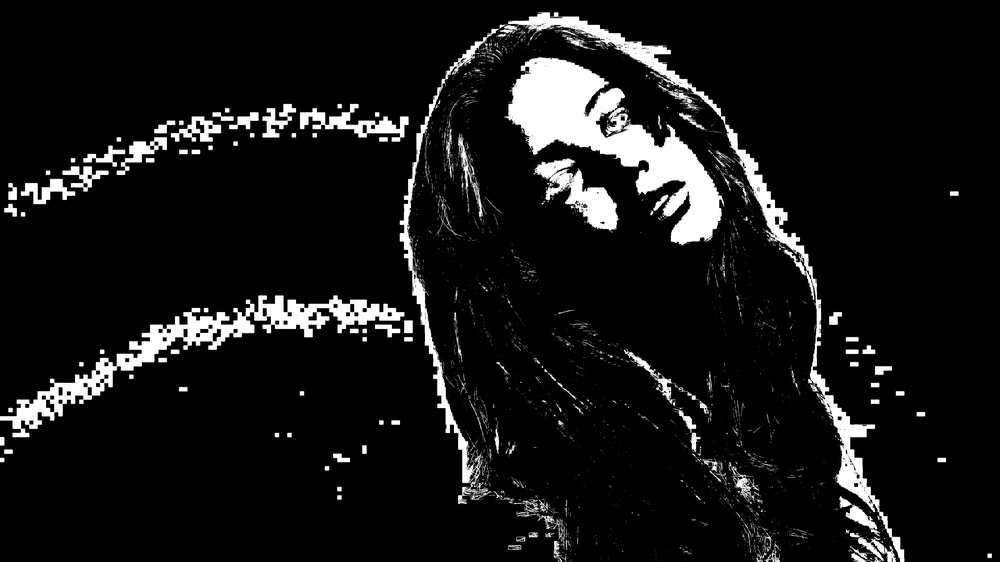
#> input picture outputs/q5/mask.png, 1000 x 562 px, shrunk from 3840 x 2160 before the run
$ python q8_segment.py --input outputs/q5/mask.png
#> lines starting #> are read from the running program, lines starting #| are printed output that depends on the picture; after the words box and inside, x2 and y2 are one past the last pixel; in counts of white or black regions, pixels touching at a corner belong together
import argparse
from pathlib import Path
import cv2
import numpy as np
from PIL import Image

def save_rgb(bgr, path: Path):
    path.parent.mkdir(parents=True, exist_ok=True)
    Image.fromarray(cv2.cvtColor(bgr, cv2.COLOR_BGR2RGB)).save(path)
    print("Saved:", path)

def save_gray(gray, path: Path):
    path.parent.mkdir(parents=True, exist_ok=True)
    Image.fromarray(gray).save(path)
    print("Saved:", path)

def add_label(bgr, text):
    out = bgr.copy()
    cv2.putText(out, text, (14, 38), cv2.FONT_HERSHEY_SIMPLEX, 1.0,
                (255, 255, 255), 2, cv2.LINE_AA)
    return out

def main():
    parser = argparse.ArgumentParser()
    parser.add_argument("--input",  default="assets/flower.png")
    parser.add_argument("--outdir", default="outputs/q8")
    args = parser.parse_args()

    outdir = Path(args.outdir); outdir.mkdir(parents=True, exist_ok=True)
    img = cv2.imread(args.input, cv2.IMREAD_COLOR)
#> img is the input picture: shape (562, 1000, 3); min 0, max 255, mean 22
    if img is None:
        raise FileNotFoundError(args.input)
    h, w = img.shape[:2]
#> h = 562; w = 1000

    # (a) GrabCut segmentation (init with rectangle)
    mask = np.zeros((h, w), np.uint8)
    rect = (10, 10, w - 20, h - 20)
#> rect = (10, 10, 980, 542)
    bgdModel = np.zeros((1, 65), np.float64)
    fgdModel = np.zeros((1, 65), np.float64)
    cv2.grabCut(img, mask, rect, bgdModel, fgdModel, 5, cv2.GC_INIT_WITH_RECT)

    # binary mask: 1=foreground, 0=background
    mask_bin = np.where((mask == cv2.GC_BGD) | (mask == cv2.GC_PR_BGD), 0, 1).astype(np.uint8)
    save_gray((mask_bin * 255).astype(np.uint8), outdir / "mask.png")
#> in save_gray, `Image.fromarray(gray).save(path)`:
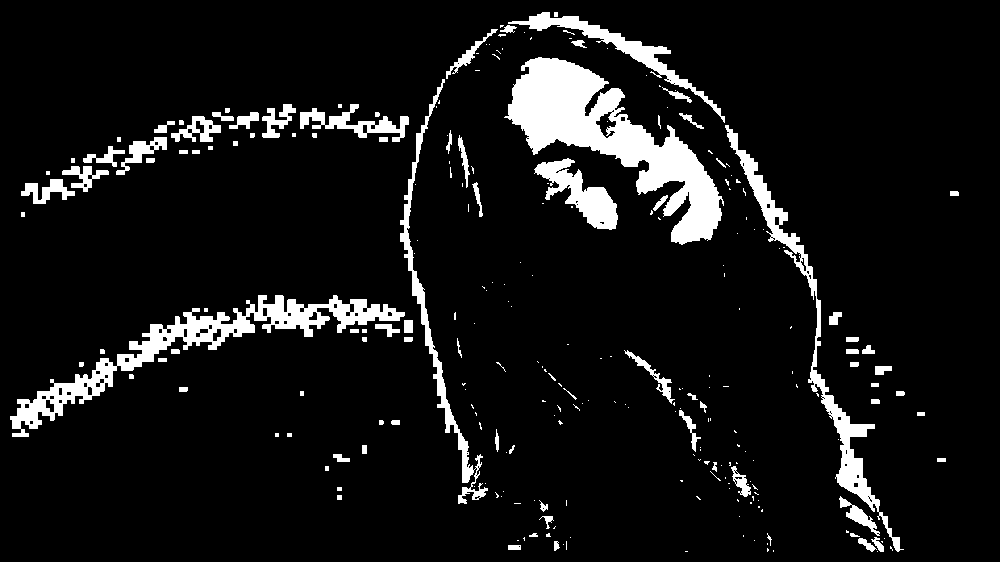
#> saved as mask.png: PIL image 1000x562 L; 8.3% white; 255 white regions (160 under 20 px), largest, box (x1, y1, x2, y2) and area: (504, 57, 724, 245) 14034, (10, 295, 405, 437) 8474, (725, 125, 904, 552) 5094

    fg = img * mask_bin[:, :, None]
    bg = img * (1 - mask_bin)[:, :, None]
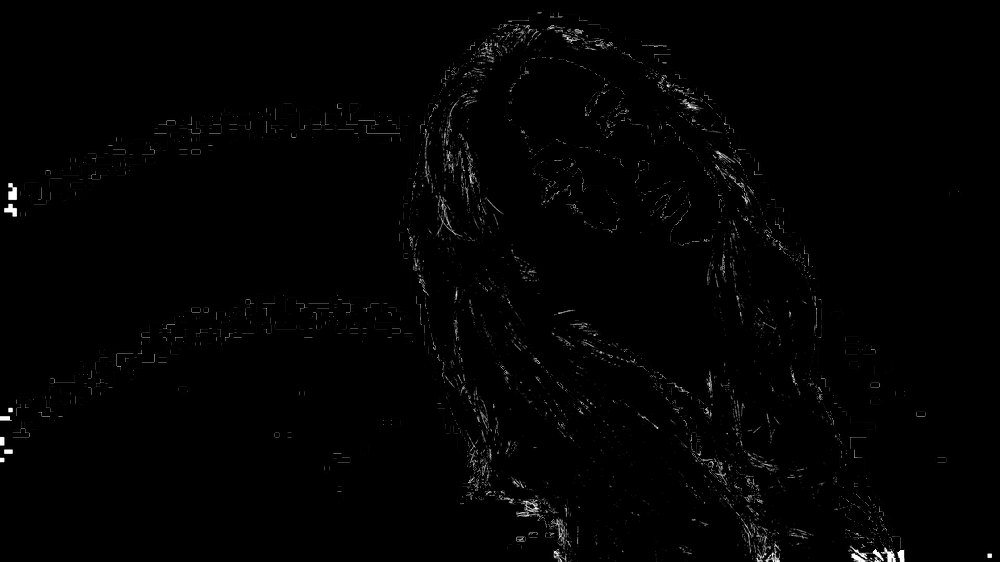
#> bg: shape (562, 1000, 3); min 0, max 255, mean 2.4
    save_rgb(img, outdir / "original.png")
    save_rgb(fg,  outdir / "foreground.png")
    save_rgb(bg,  outdir / "background.png")

    # (b) Blur background only
    blurred = cv2.GaussianBlur(img, (21, 21), 0)
    enhanced = fg + blurred * (1 - mask_bin)[:, :, None]
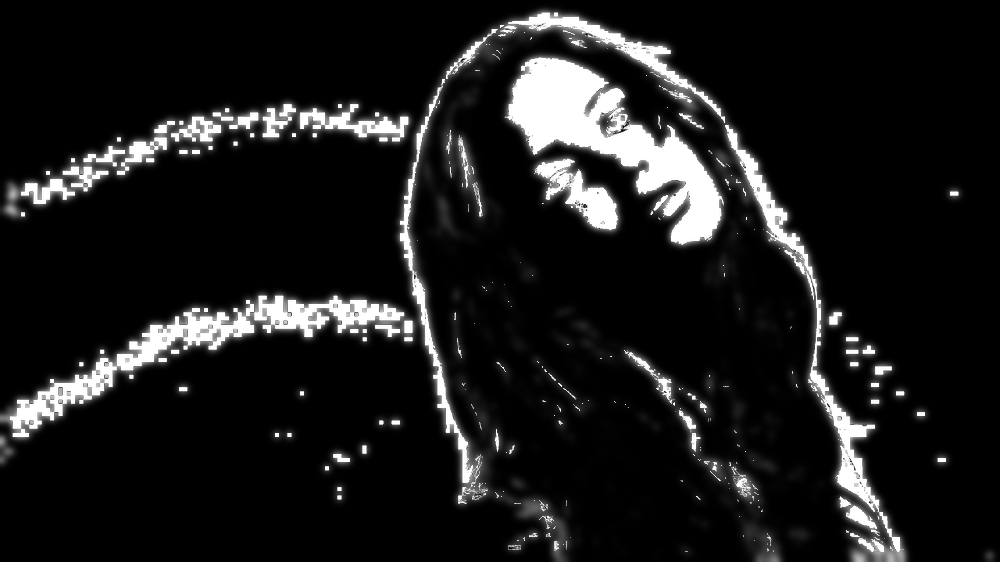
#> enhanced: shape (562, 1000, 3); min 0, max 255, mean 27
    save_rgb(enhanced, outdir / "enhanced.png")

    # ---- All-in-one 2x3 panel ----
    mask_vis_bgr = cv2.cvtColor((mask_bin * 255).astype(np.uint8), cv2.COLOR_GRAY2BGR)
    row1 = np.hstack([
        add_label(img,       "Original"),
        add_label(mask_vis_bgr, "Mask"),
        add_label(fg,        "Foreground"),
    ])
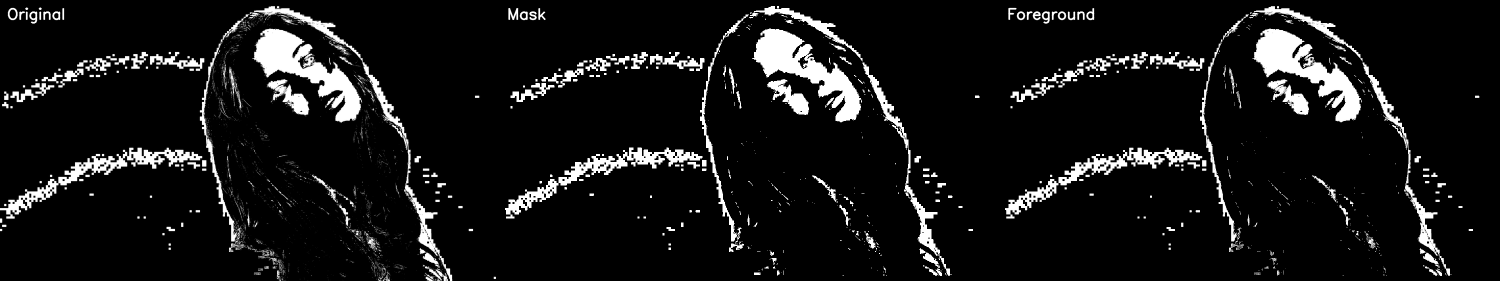
#> row1: shape (562, 3000, 3) (shown at 1/2 size); min 0, max 255, mean 21.4
    row2 = np.hstack([
        add_label(bg,        "Background"),
        add_label(enhanced,  "Enhanced (blurred BG)"),
        add_label(blurred,   "Blurred (full)"),
    ])
#> in add_label (call 6), `cv2.putText(out, text, (14, 38), cv2.FONT_HERSHEY_SIMPLEX, 1.0, (255, ..`:
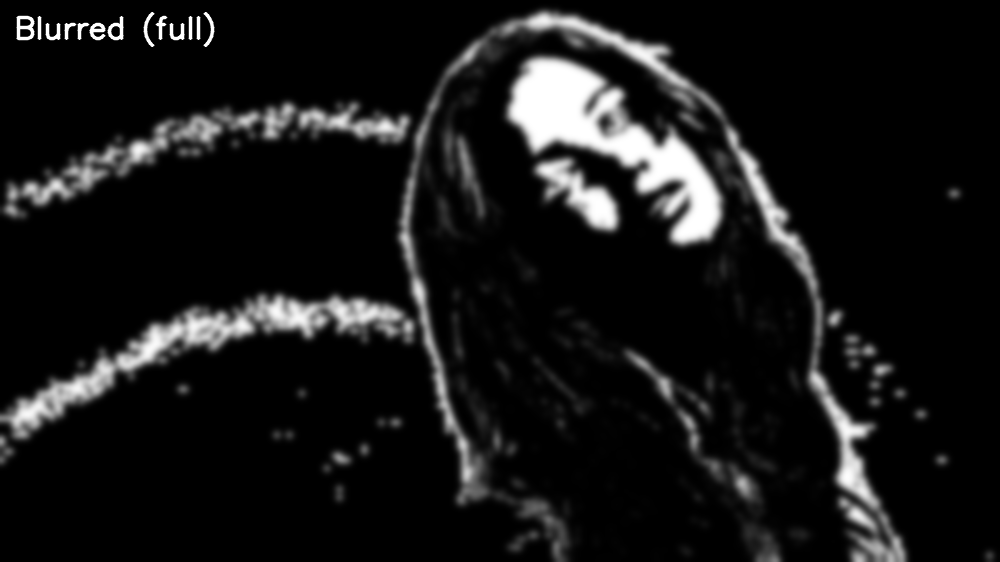
#> out: shape (562, 1000, 3); min 0, max 255, mean 22.7
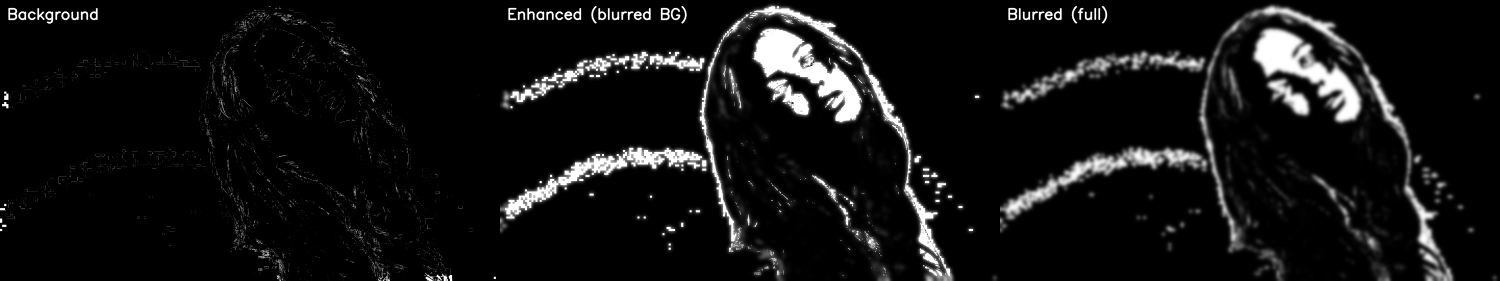
#> row2: shape (562, 3000, 3) (shown at 1/2 size); min 0, max 255, mean 18
    panel = np.vstack([row1, row2])
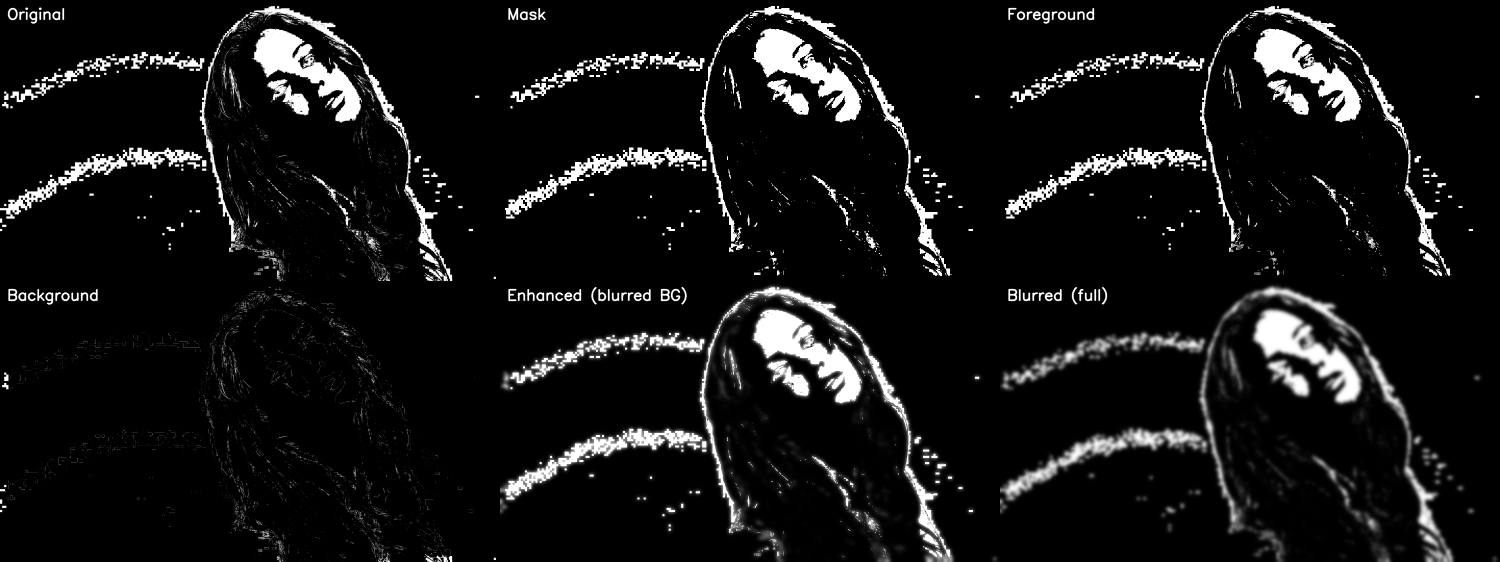
#> panel: shape (1124, 3000, 3) (shown at 1/2 size); min 0, max 255, mean 19.7
    save_rgb(panel, outdir / "q8_all_in_one.png")

if __name__ == "__main__":
    main()
